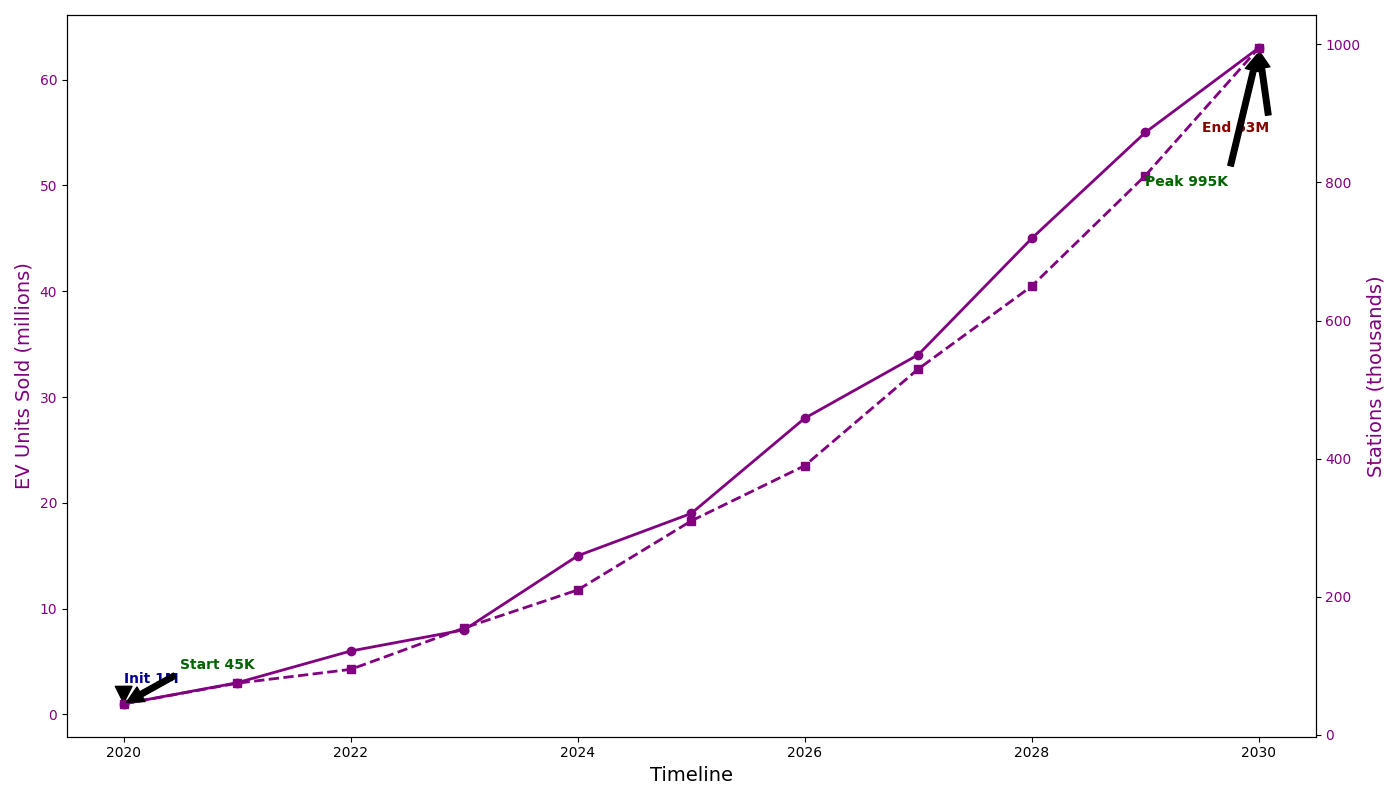

Generate this figure with Python:
import matplotlib.pyplot as plt
import numpy as np

years = np.arange(2020, 2031)
ev_sales = [1, 3, 6, 8, 15, 19, 28, 34, 45, 55, 63]
charging_stations = [45, 75, 95, 155, 210, 310, 390, 530, 650, 810, 995]

fig, ax1 = plt.subplots(figsize=(14, 8))
# Apply a single color to both plots
common_color = 'purple'

ax1.plot(years, ev_sales, color=common_color, marker='o', linewidth=2)

ax1.set_xlabel("Timeline", fontsize=14)
ax1.set_ylabel("EV Units Sold (millions)", fontsize=14, color=common_color)
ax1.tick_params(axis='y', labelcolor=common_color)

ax2 = ax1.twinx()
ax2.plot(years, charging_stations, color=common_color, marker='s', linestyle='--', linewidth=2)
ax2.set_ylabel("Stations (thousands)", fontsize=14, color=common_color)
ax2.tick_params(axis='y', labelcolor=common_color)

ax1.annotate(f'Init {ev_sales[0]}M', xy=(2020, ev_sales[0]), xytext=(2020, ev_sales[0] + 2),
             arrowprops=dict(facecolor='black', shrink=0.05),
             fontsize=10, fontweight='bold', color='darkblue')

ax1.annotate(f'End {ev_sales[-1]}M', xy=(2030, ev_sales[-1]), xytext=(2029.5, ev_sales[-1] - 8),
             arrowprops=dict(facecolor='black', shrink=0.05),
             fontsize=10, fontweight='bold', color='darkred')

ax2.annotate(f'Start {charging_stations[0]}K', xy=(2020, charging_stations[0]), xytext=(2020.5, charging_stations[0] + 50),
             arrowprops=dict(facecolor='black', shrink=0.05),
             fontsize=10, fontweight='bold', color='darkgreen')

ax2.annotate(f'Peak {charging_stations[-1]}K', xy=(2030, charging_stations[-1]), xytext=(2029, charging_stations[-1] - 200),
             arrowprops=dict(facecolor='black', shrink=0.05),
             fontsize=10, fontweight='bold', color='darkgreen')

plt.tight_layout()
plt.show()
